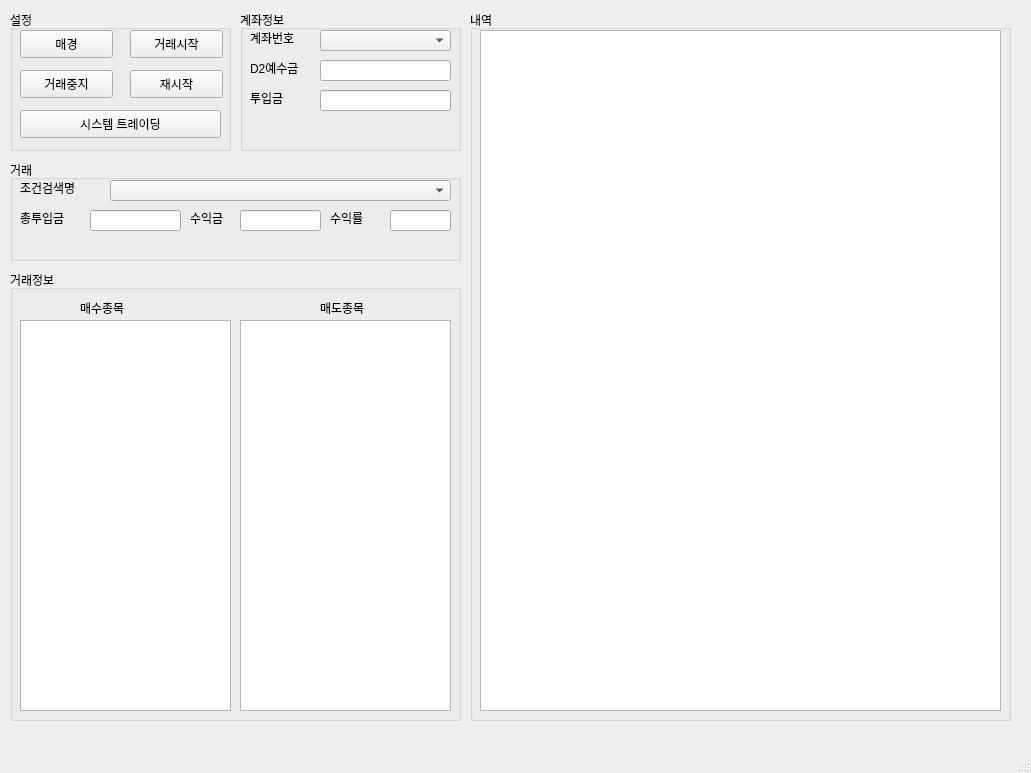
<?xml version="1.0" encoding="UTF-8"?>
<ui version="4.0">
 <class>MainWindow</class>
 <widget class="QMainWindow" name="MainWindow">
  <property name="geometry">
   <rect>
    <x>0</x>
    <y>0</y>
    <width>1031</width>
    <height>773</height>
   </rect>
  </property>
  <property name="windowTitle">
   <string>MyWin</string>
  </property>
  <widget class="QWidget" name="centralwidget">
   <widget class="QGroupBox" name="groupBox">
    <property name="geometry">
     <rect>
      <x>10</x>
      <y>10</y>
      <width>221</width>
      <height>141</height>
     </rect>
    </property>
    <property name="title">
     <string>설정</string>
    </property>
    <widget class="QPushButton" name="btnMK">
     <property name="geometry">
      <rect>
       <x>10</x>
       <y>20</y>
       <width>93</width>
       <height>28</height>
      </rect>
     </property>
     <property name="text">
      <string>매경</string>
     </property>
    </widget>
    <widget class="QPushButton" name="btnStart">
     <property name="geometry">
      <rect>
       <x>120</x>
       <y>20</y>
       <width>93</width>
       <height>28</height>
      </rect>
     </property>
     <property name="text">
      <string>거래시작</string>
     </property>
    </widget>
    <widget class="QPushButton" name="btnStop">
     <property name="geometry">
      <rect>
       <x>10</x>
       <y>60</y>
       <width>93</width>
       <height>28</height>
      </rect>
     </property>
     <property name="text">
      <string>거래중지</string>
     </property>
    </widget>
    <widget class="QPushButton" name="btnReStart">
     <property name="geometry">
      <rect>
       <x>120</x>
       <y>60</y>
       <width>93</width>
       <height>28</height>
      </rect>
     </property>
     <property name="text">
      <string>재시작</string>
     </property>
    </widget>
    <widget class="QPushButton" name="btnSysTrading">
     <property name="geometry">
      <rect>
       <x>10</x>
       <y>100</y>
       <width>201</width>
       <height>28</height>
      </rect>
     </property>
     <property name="text">
      <string>시스템 트레이딩</string>
     </property>
    </widget>
   </widget>
   <widget class="QGroupBox" name="groupBox_2">
    <property name="geometry">
     <rect>
      <x>240</x>
      <y>10</y>
      <width>221</width>
      <height>141</height>
     </rect>
    </property>
    <property name="title">
     <string>계좌정보</string>
    </property>
    <widget class="QLabel" name="label2">
     <property name="geometry">
      <rect>
       <x>10</x>
       <y>20</y>
       <width>64</width>
       <height>15</height>
      </rect>
     </property>
     <property name="text">
      <string>계좌번호</string>
     </property>
    </widget>
    <widget class="QComboBox" name="cbAcctNo">
     <property name="geometry">
      <rect>
       <x>80</x>
       <y>20</y>
       <width>131</width>
       <height>21</height>
      </rect>
     </property>
    </widget>
    <widget class="QLabel" name="label3">
     <property name="geometry">
      <rect>
       <x>10</x>
       <y>50</y>
       <width>64</width>
       <height>15</height>
      </rect>
     </property>
     <property name="text">
      <string>D2예수금</string>
     </property>
    </widget>
    <widget class="QLineEdit" name="leD2Price">
     <property name="geometry">
      <rect>
       <x>80</x>
       <y>50</y>
       <width>131</width>
       <height>21</height>
      </rect>
     </property>
    </widget>
    <widget class="QLabel" name="label1">
     <property name="geometry">
      <rect>
       <x>10</x>
       <y>80</y>
       <width>64</width>
       <height>15</height>
      </rect>
     </property>
     <property name="text">
      <string>투입금</string>
     </property>
    </widget>
    <widget class="QLineEdit" name="lePrice">
     <property name="geometry">
      <rect>
       <x>80</x>
       <y>80</y>
       <width>131</width>
       <height>21</height>
      </rect>
     </property>
    </widget>
   </widget>
   <widget class="QGroupBox" name="groupBox_3">
    <property name="geometry">
     <rect>
      <x>10</x>
      <y>160</y>
      <width>451</width>
      <height>101</height>
     </rect>
    </property>
    <property name="title">
     <string>거래</string>
    </property>
    <widget class="QLabel" name="label4">
     <property name="geometry">
      <rect>
       <x>10</x>
       <y>20</y>
       <width>91</width>
       <height>16</height>
      </rect>
     </property>
     <property name="text">
      <string>조건검색명</string>
     </property>
    </widget>
    <widget class="QComboBox" name="cbCdtNm">
     <property name="geometry">
      <rect>
       <x>100</x>
       <y>20</y>
       <width>341</width>
       <height>21</height>
      </rect>
     </property>
    </widget>
    <widget class="QLabel" name="label5">
     <property name="geometry">
      <rect>
       <x>10</x>
       <y>50</y>
       <width>64</width>
       <height>15</height>
      </rect>
     </property>
     <property name="text">
      <string>총투입금</string>
     </property>
    </widget>
    <widget class="QLineEdit" name="leTotalPrice">
     <property name="geometry">
      <rect>
       <x>80</x>
       <y>50</y>
       <width>91</width>
       <height>21</height>
      </rect>
     </property>
    </widget>
    <widget class="QLabel" name="label6">
     <property name="geometry">
      <rect>
       <x>180</x>
       <y>50</y>
       <width>51</width>
       <height>16</height>
      </rect>
     </property>
     <property name="text">
      <string>수익금</string>
     </property>
    </widget>
    <widget class="QLineEdit" name="leProfits">
     <property name="geometry">
      <rect>
       <x>230</x>
       <y>50</y>
       <width>81</width>
       <height>21</height>
      </rect>
     </property>
    </widget>
    <widget class="QLabel" name="label7">
     <property name="geometry">
      <rect>
       <x>320</x>
       <y>50</y>
       <width>41</width>
       <height>16</height>
      </rect>
     </property>
     <property name="text">
      <string>수익률</string>
     </property>
    </widget>
    <widget class="QLineEdit" name="leProfitsPc">
     <property name="geometry">
      <rect>
       <x>380</x>
       <y>50</y>
       <width>61</width>
       <height>21</height>
      </rect>
     </property>
    </widget>
   </widget>
   <widget class="QGroupBox" name="groupBox_4">
    <property name="geometry">
     <rect>
      <x>10</x>
      <y>270</y>
      <width>451</width>
      <height>451</height>
     </rect>
    </property>
    <property name="title">
     <string>거래정보</string>
    </property>
    <widget class="QLabel" name="label8">
     <property name="geometry">
      <rect>
       <x>70</x>
       <y>30</y>
       <width>64</width>
       <height>15</height>
      </rect>
     </property>
     <property name="text">
      <string>매수종목</string>
     </property>
    </widget>
    <widget class="QLabel" name="label9">
     <property name="geometry">
      <rect>
       <x>310</x>
       <y>30</y>
       <width>64</width>
       <height>15</height>
      </rect>
     </property>
     <property name="text">
      <string>매도종목</string>
     </property>
    </widget>
    <widget class="QPlainTextEdit" name="pteBuyLog">
     <property name="geometry">
      <rect>
       <x>10</x>
       <y>50</y>
       <width>211</width>
       <height>391</height>
      </rect>
     </property>
    </widget>
    <widget class="QPlainTextEdit" name="pteSellLog">
     <property name="geometry">
      <rect>
       <x>230</x>
       <y>50</y>
       <width>211</width>
       <height>391</height>
      </rect>
     </property>
    </widget>
   </widget>
   <widget class="QGroupBox" name="groupBox_5">
    <property name="geometry">
     <rect>
      <x>470</x>
      <y>10</y>
      <width>541</width>
      <height>711</height>
     </rect>
    </property>
    <property name="title">
     <string>내역</string>
    </property>
    <widget class="QPlainTextEdit" name="pteLog">
     <property name="geometry">
      <rect>
       <x>10</x>
       <y>20</y>
       <width>521</width>
       <height>681</height>
      </rect>
     </property>
    </widget>
   </widget>
  </widget>
  <widget class="QMenuBar" name="menubar">
   <property name="geometry">
    <rect>
     <x>0</x>
     <y>0</y>
     <width>1031</width>
     <height>26</height>
    </rect>
   </property>
  </widget>
  <widget class="QStatusBar" name="statusbar"/>
 </widget>
 <resources/>
 <connections/>
</ui>
